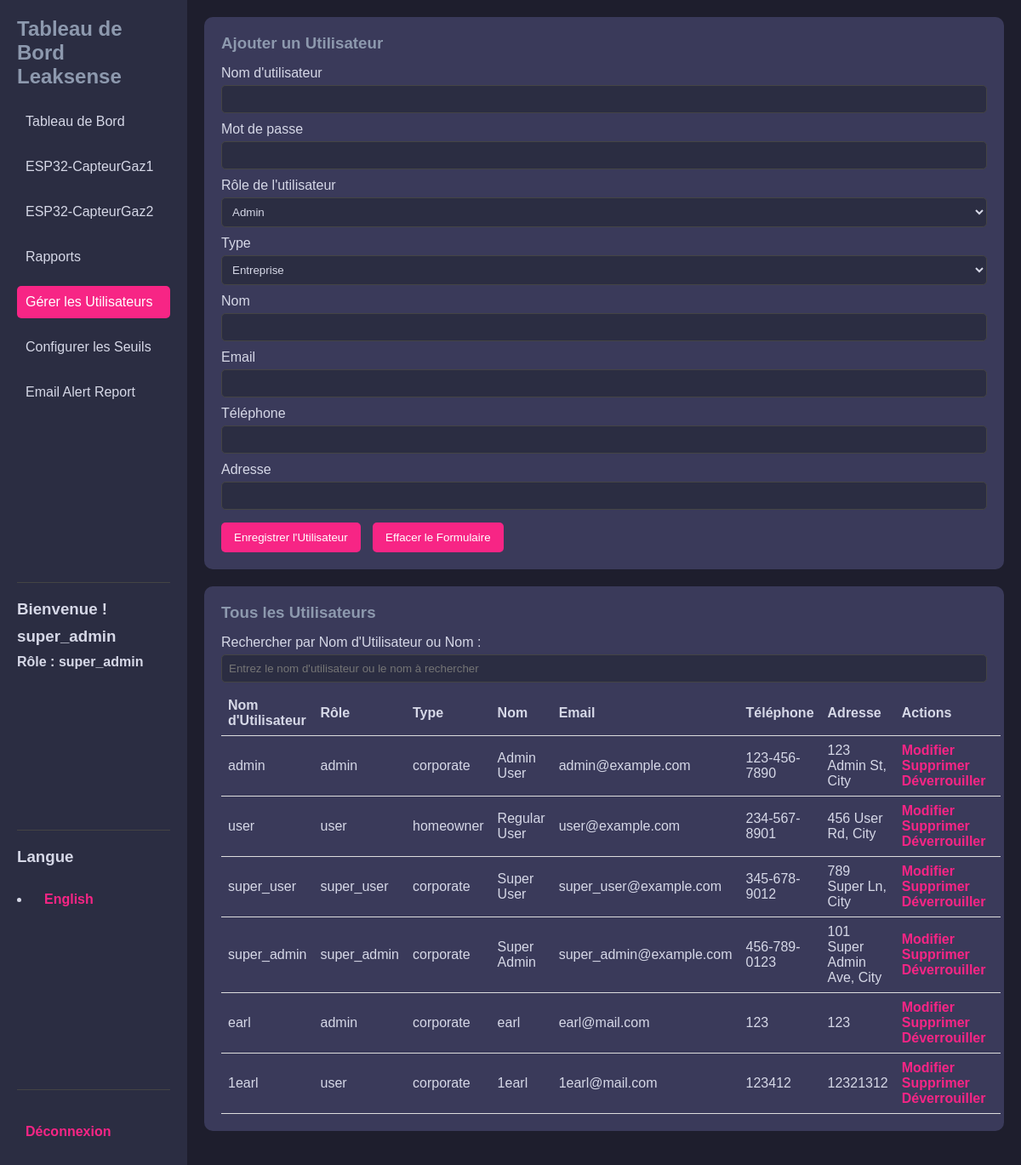
Page /dashboard/manage_user_fr.php (signed in) on the committed database.
### tables this page shows
CREATE TABLE `user` (
  `userID` int(11) NOT NULL,
  `username` varchar(50) NOT NULL,
  `password` varchar(255) NOT NULL,
  `userrole` enum('admin','user','super_user','super_admin') NOT NULL,
  `type` enum('corporate','homeowner') NOT NULL,
  `name` varchar(100) NOT NULL,
  `email` varchar(100) NOT NULL,
  `phone` varchar(20) DEFAULT NULL,
  `address` varchar(255) DEFAULT NULL,
  `status` tinyint(1) DEFAULT 0,
  `login_attempt` int(11) DEFAULT 0,
  `lockout_until` timestamp NULL DEFAULT NULL,
  `timestamp` timestamp NOT NULL DEFAULT current_timestamp()
);

### dashboard/manage_user_fr.php (the view, shortened to what this page needs)
<?php
include '../db_connection.php';
$username = '';
$userrole = '';
$type = '';
$name = '';
$email = '';
$phone = '';
$address = '';
$action = 'Ajouter un Utilisateur';
$stmt = $pdo->query("SELECT * FROM user");
$users = $stmt->fetchAll(PDO::FETCH_ASSOC);
?>
<!DOCTYPE html>
<html lang="fr">
<head>
</head>
<body>
    <div class="dashboard-container">
        <aside class="sidebar">
            <div>
                <h2>Tableau de Bord Leaksense</h2>
                <nav>
                    <ul>
                        <li><a href="dashboard_fr.php">Tableau de Bord</a></li>
                        <li><a href="gs1_fr.php">ESP32-CapteurGaz1</a></li>
                        <li><a href="gs2_fr.php">ESP32-CapteurGaz2</a></li>
                        <li><a href="Reports_fr.php">Rapports</a></li>
                        <li><a href="#" class="active">Gérer les Utilisateurs</a></li>
                        <li><a href="Threshold_fr.php">Configurer les Seuils</a></li>
                        <li><a href="email_alert_report_fr.php">Email Alert Report</a></li>
                    </ul>
                </nav>
            </div>
            <div class="bottom-section">
            <h3>Bienvenue !</h3>
                <h3><?php echo htmlspecialchars($_SESSION['username']); ?></h3>
                <h4>Rôle : <?php echo htmlspecialchars($_SESSION['userrole']); ?></h4>
            </div>
            <div class="bottom-section">
                <h3>Langue</h3>
                <li><a href="manage_user.php">English</a></li>
            </div>
            <div class="bottom-section">
                <a href="../logout.php">Déconnexion</a>
            </div>
        </aside>
        <main class="main-dashboard">
            <div class="form-container">
                <h3><?php echo $action; ?></h3>
                <form action="" method="post">
                    <label>Nom d'utilisateur</label>
                    <input type="text" name="username" value="<?php echo htmlspecialchars($username); ?>" required <?php echo ($action === 'Modifier l\'Utilisateur') ? 'readonly' : ''; ?>>
                    <label>Mot de passe</label>
                    <input type="password" name="password" <?php echo ($action === 'Modifier l\'Utilisateur') ? '' : 'required'; ?>>
                    <label>Rôle de l'utilisateur</label>
                    <select name="userrole" required>
                        <option value="admin" <?php echo ($userrole === 'admin') ? 'selected' : ''; ?>>Admin</option>
                    </select>
                    <label>Type</label>
                    <select name="type" required>
                        <option value="corporate" <?php echo ($type === 'corporate') ? 'selected' : ''; ?>>Entreprise</option>
                    </select>
                    <label>Nom</label>
                    <input type="text" name="name" value="<?php echo htmlspecialchars($name); ?>" required>
                    <label>Email</label>
                    <input type="email" name="email" value="<?php echo htmlspecialchars($email); ?>" required>
                    <label>Téléphone</label>
                    <input type="text" name="phone" value="<?php echo htmlspecialchars($phone); ?>" required>
                    <label>Adresse</label>
                    <input type="text" name="address" value="<?php echo htmlspecialchars($address); ?>" required>
                    <div class="button-group">
                        <button type="submit">Enregistrer l'Utilisateur</button>
                        <button type="reset">Effacer le Formulaire</button>
                    </div>
                </form>
            </div>
            <div class="table-container">
                <h3>Tous les Utilisateurs</h3>
                <div class="search-container">
                    <label for="searchInput">Rechercher par Nom d'Utilisateur ou Nom :</label>
                    <input type="text" id="searchInput" onkeyup="filterUsers()" placeholder="Entrez le nom d'utilisateur ou le nom à rechercher">
                </div>
                <table id="userTable">
                    <thead>
                        <tr>
                            <th>Nom d'Utilisateur</th>
                            <th>Rôle</th>
                            <th>Type</th>
                            <th>Nom</th>
                            <th>Email</th>
                            <th>Téléphone</th>
                            <th>Adresse</th>
                            <th>Actions</th>
                        </tr>
                    </thead>
                    <tbody>
                        <?php foreach ($users as $user): ?>
                            <tr>
                                <td><?php echo htmlspecialchars($user["username"]); ?></td>
                                <td><?php echo htmlspecialchars($user["userrole"]); ?></td>
                                <td><?php echo htmlspecialchars($user["type"]); ?></td>
                                <td><?php echo htmlspecialchars($user["name"]); ?></td>
                                <td><?php echo htmlspecialchars($user["email"]); ?></td>
                                <td><?php echo htmlspecialchars($user["phone"]); ?></td>
                                <td><?php echo htmlspecialchars($user["address"]); ?></td>
                                <td class="action-buttons">
                                    <a href="?action=edit&username=<?php echo urlencode($user["username"]); ?>">Modifier</a>
                                    <a href="?action=delete&username=<?php echo urlencode($user["username"]); ?>" onclick="return confirm('Êtes-vous sûr ?')">Supprimer</a>
                                    <a href="?action=unlock&username=<?php echo urlencode($user["username"]); ?>">Déverrouiller</a>
                                </td>
                            </tr>
                        <?php endforeach; ?>
                    </tbody>
                </table>
            </div>
        </main>
    </div>
</body>
</html>

### dashboard/manage_user_fr.php (style rules this page uses)
* { margin: 0; padding: 0; box-sizing: border-box; }
body { font-family: Arial, sans-serif; background-color: #1E1E2D; color: #fff; display: flex; }
.dashboard-container { display: flex; height: 100vh; width: 100%; }
.sidebar { background-color: #2B2D42; width: 220px; padding: 20px; display: flex; flex-direction: column; justify-content: space-between; }
.sidebar h2 { color: #8D99AE; font-size: 1.5em; margin-bottom: 20px; }
.sidebar ul { list-style: none; padding-left: 0; }
.sidebar li { margin-bottom: 15px; }
.sidebar a { text-decoration: none; color: #D6D8E7; font-size: 1em; display: block; padding: 10px; border-radius: 5px; transition: background-color 0.2s; }
.sidebar a:hover, .sidebar a.active { background-color: #F72585; color: #fff; }
.main-dashboard { flex: 1; padding: 20px; overflow-y: auto; }
.form-container, .table-container { background: #3A3A5A; padding: 20px; border-radius: 10px; margin-bottom: 20px; }
h3 { color: #8D99AE; margin-bottom: 15px; }
label { color: #D6D8E7; display: block; margin-top: 10px; }
input, select { width: 100%; padding: 8px; background-color: #2B2D42; color: #D6D8E7; border: 1px solid #444; border-radius: 5px; margin-top: 5px; }
.button-group { margin-top: 15px; }
button { padding: 10px 15px; background-color: #F72585; border: none; border-radius: 5px; color: #fff; cursor: pointer; margin-right: 10px; }
table { width: 100%; color: #D6D8E7; margin-top: 10px; border-collapse: collapse; }
table th, table td { padding: 8px; text-align: left; border-bottom: 1px solid #ddd; }
.action-buttons a { color: #F72585; text-decoration: none; margin-right: 10px; font-weight: bold; }
.bottom-section { border-top: 1px solid #444; padding-top: 20px; color: #D6D8E7; text-align: left; }
.bottom-section h3, .bottom-section h5 { margin-bottom: 10px; color: #D6D8E7; }
.bottom-section a { color: #F72585; text-decoration: none; font-weight: bold; display: inline-block; margin-top: 10px; }

### rows in the picture
user: username "admin", userrole "admin", type "corporate", name "Admin User", email "admin@example.com", phone "123-456-7890", address "123 Admin St, City"
user: username "user", userrole "user", type "homeowner", name "Regular User", email "user@example.com", phone "234-567-8901", address "456 User Rd, City"
user: username "super_user", userrole "super_user", type "corporate", name "Super User", email "super_user@example.com", phone "345-678-9012", address "789 Super Ln, City"
user: username "super_admin", userrole "super_admin", type "corporate", name "Super Admin", email "super_admin@example.com", phone "456-789-0123", address "101 Super Admin Ave, City"
user: username "earl", userrole "admin", type "corporate", name "earl", email "earl@mail.com", phone "123", address "123"
user: username "1earl", userrole "user", type "corporate", name "1earl", email "1earl@mail.com", phone "123412", address "12321312"

### other values in the picture
$_SESSION['username'] "super_admin"
$_SESSION['userrole'] "super_admin"
$action "Ajouter un Utilisateur"
